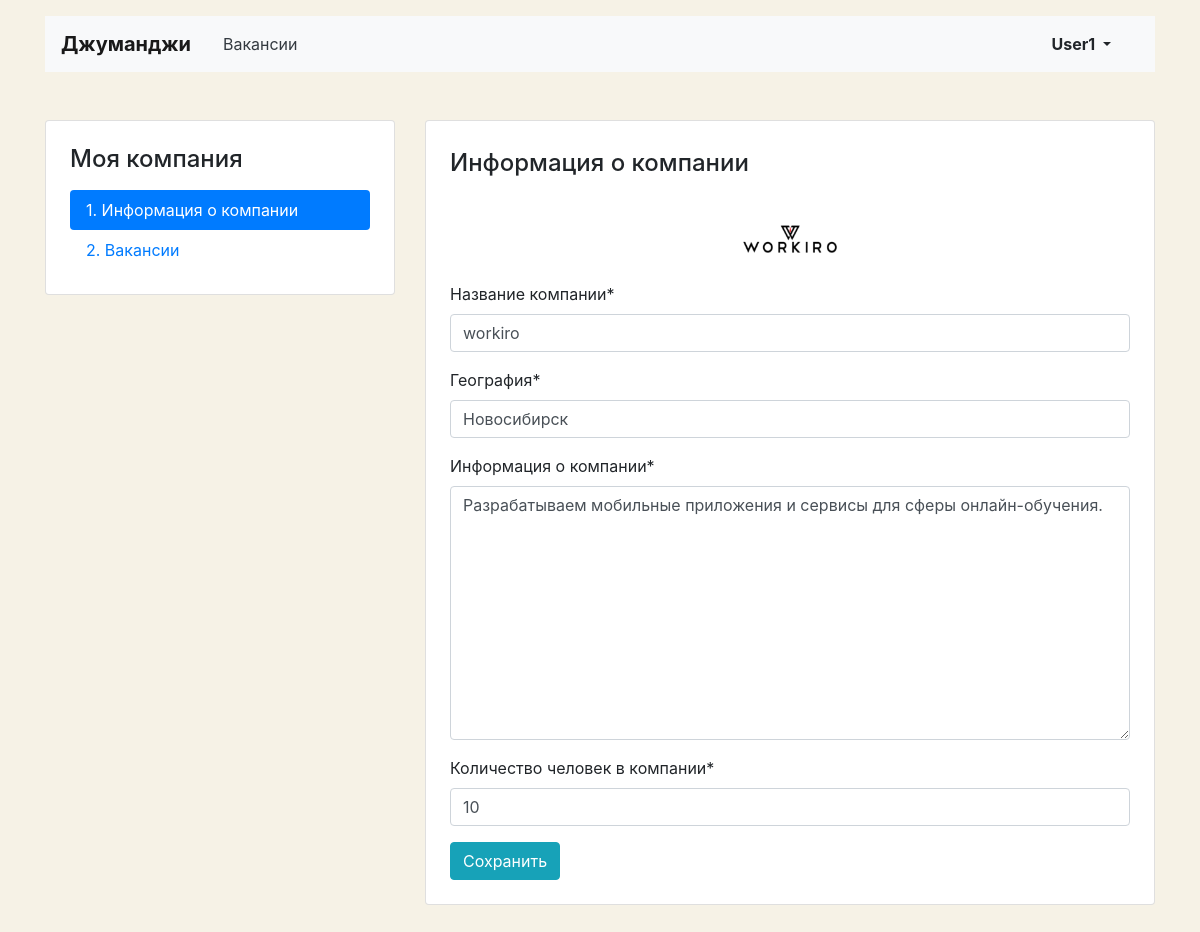
The app's page /mycompany/ (signed in) with its own data.
### vacancies/models.py (models this page shows)
class Company(models.Model):
    title = models.CharField(max_length=50)
    location = models.CharField(max_length=45)
    logo = models.ImageField(upload_to=MEDIA_COMPANY_IMAGE_DIR)
    description = models.TextField()
    employee_count = models.IntegerField()
    owner = models.OneToOneField(get_user_model(), on_delete=models.CASCADE, null=True)

### vacancies/views/company.py (the view, shortened to what this page needs)
# urls.py: path('mycompany/', MyCompanyView.as_view(), name='mycompany'),
class MyCompanyView(View):
    def get(self, request):
        company = Company.objects.filter(owner_id=request.user.id).first()
        if company:
            initial = {
                'title': company.title,
                'employee_count': company.employee_count,
                'location': company.location,
                'description': company.description,
            }
            form = MyCompanyForm(initial=initial)
            context = {
                'company': company,
                'form': form,
            }
            return render(request, 'vacancies/company-edit.html', context=context)
        else:
            return redirect('company_start')

### vacancies/forms.py
class MyCompanyForm(forms.ModelForm):
    class Meta:
        model = Company
        fields = ('title', 'location', 'description', 'employee_count')
        labels = {
            'title': 'Название компании',
            'location': 'География',
            'description': 'Информация о компании',
            'employee_count': 'Количество человек в компании',
            'owner': 'Владелец компании',
        }

### vacancies/templates/vacancies/company-edit.html (shortened to what this page needs)
<!DOCTYPE html>
<html lang="ru">
<head>
  <link rel="stylesheet" href="https://stackpath.bootstrapcdn.com/bootstrap/4.3.1/css/bootstrap.min.css">
</head>
{% load crispy_forms_tags %}
<body>
  <header class="container mt-3">
    <nav class="navbar navbar-expand-lg navbar-light bg-light">
      <a class="navbar-brand mr-4 font-weight-bold" href="/">Джуманджи</a>
      <div class="collapse navbar-collapse justify-content-between" id="navbarNav">
        <ul class="navbar-nav col-10">
          <li class="nav-item">
            <a class="nav-link text-dark" href="{% url 'vacancies' %}">Вакансии</a>
          </li>
        </ul>
        <ul class="navbar-nav col-2 justify-content-end">
          <li class="nav-item active">
            <div class="btn-group">
              <button type="button" class="btn dropdown-toggle font-weight-bold" data-toggle="dropdown" aria-haspopup="true" aria-expanded="false">
                {{ user.username }}
              </button>
            </div>
          </li>
        </ul>
      </div>
    </nav>
  </header>
  <main class="container mt-3 pb-5">
    <div class="row mt-5">
      <div class="col-12 col-lg-4">
        <aside class="pt-3 pb-4 px-4 mb-5 card">
          <h1 class="h4 pt-2 pb-2">Моя компания</h1>
          <div class="nav flex-column nav-pills">
            <a class="nav-link active" href="{% url 'mycompany' %}">1. Информация о&nbsp;компании</a>
            <a class="nav-link" href="{% url 'myvacancy' %}">2. Вакансии</a>
          </div>
        </aside>
      </div>
      <div class="col-12 col-lg-8">
        <div class="card">
          <div class="card-body px-4 pb-4">
            <section class="tab-pane fade show active">
              <h2 class="h4 pt-2 pb-3">Информация о&nbsp;компании</h2>
              <div class="text-center">
                <img src="{{ company.logo.url }}" width="130" height="80" alt="">
              </div>
              <form action="" method="post">
                {{ form|crispy }}
                <input type="submit" class="btn btn-info" value="Сохранить" />
              </form>
            </section>
          </div>
        </div>
      </div>
    </div>
  </main>
</body>
</html>

### vacancies/templates/vacancies/company-edit.html (style rules this page uses)
body { background-color: #F6F2E6; }

### records on screen
Company: logo (picture), title "workiro", location "Новосибирск", description "Разрабатываем мобильные приложения и сервисы для сферы онлайн-обучения.", employee_count "10"

### other values on screen
{{ user.username }} "User1"
